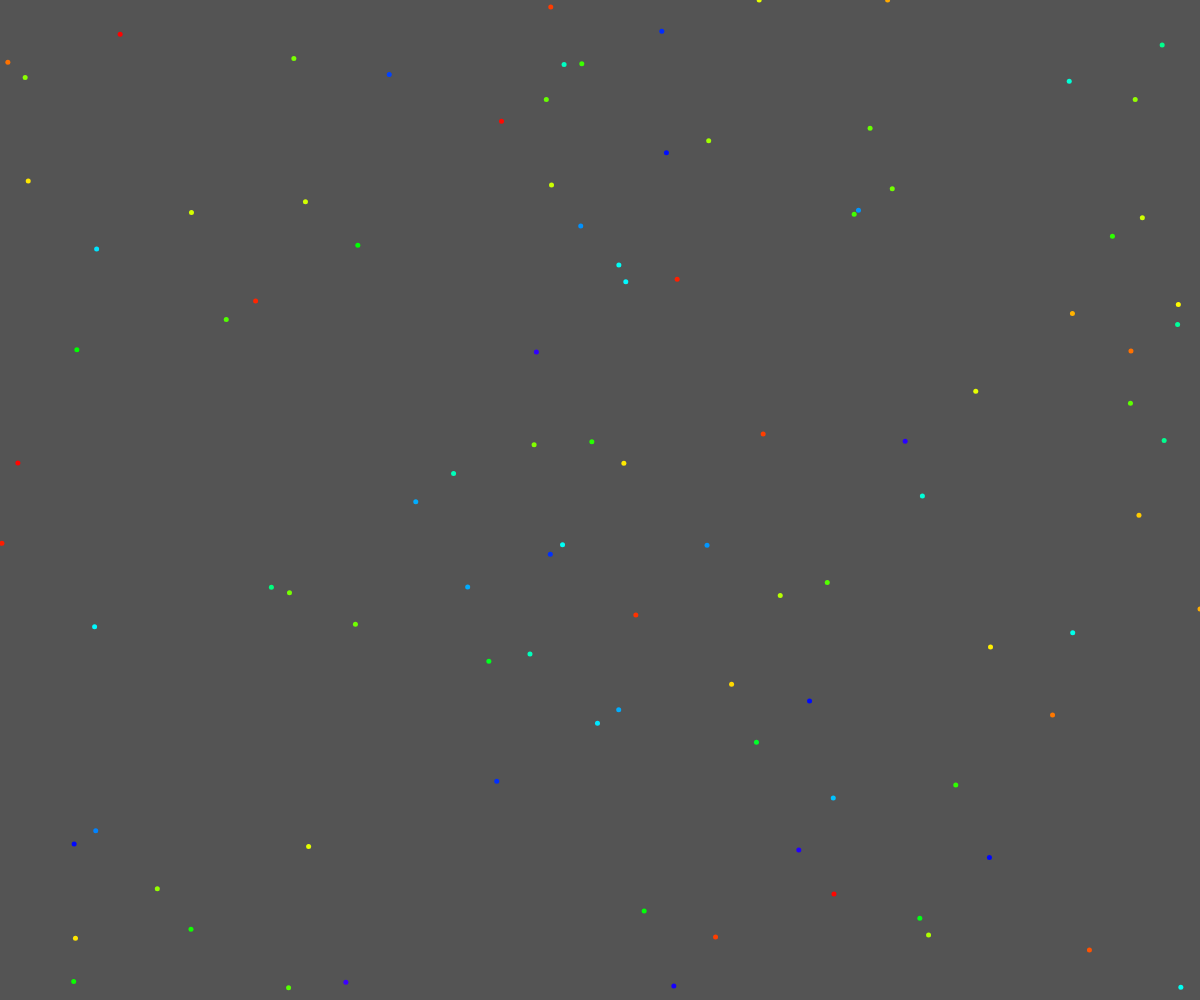
Frame 1 (no input)
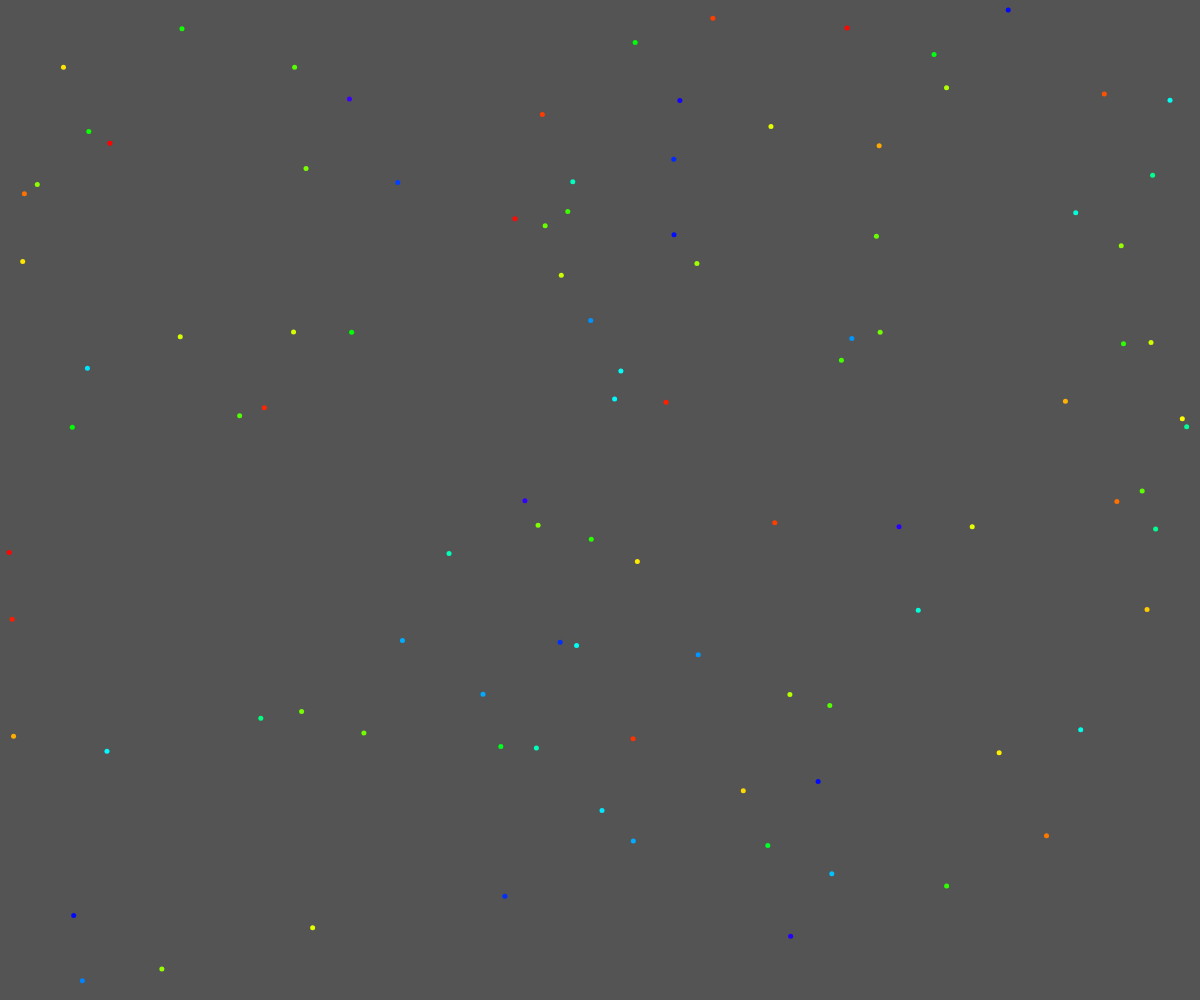
Frame 60 (no input)
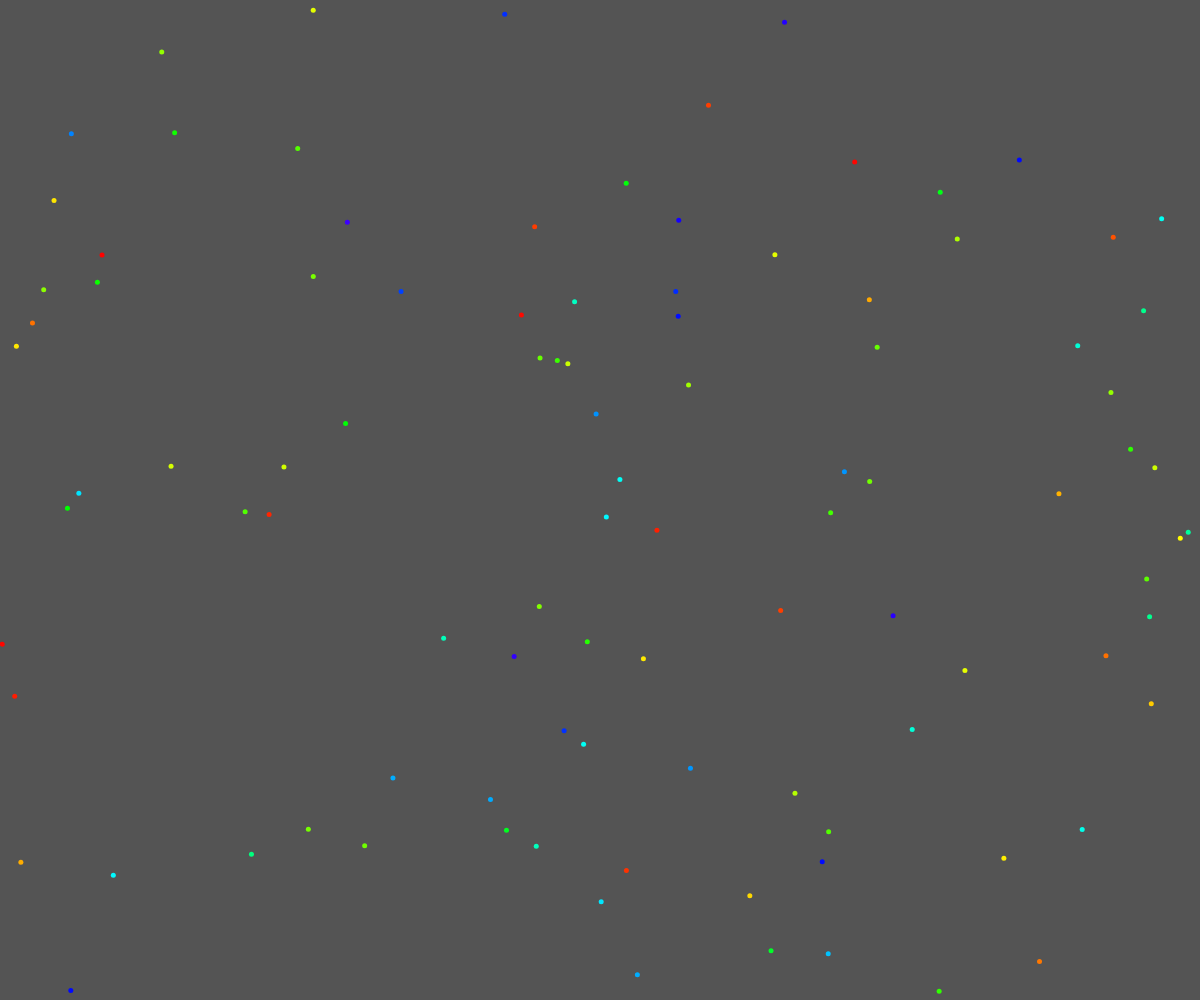
Frame 120 (the mouse pressed at the canvas centre since frame 60)

The p5.js sketch that drew these frames (run headless with seeded random() and noise() and a simulated clock; from frame 60 on, the mouse is pressed at the canvas centre):

// p5.js sketch
// ── sketch.js
"use strict";
//==========
// p5.js

const PI = Math.PI;

let bubbles = [];

function setup(){
	createCanvas(windowWidth, windowHeight);
	frameRate(32);
	colorMode(HSB);
	
	for(let i=0; i<100; i++){
		let x = random(0, width);
		let y = random(0, height);
		let s = random(2, 4);
		let a = random(3.14);
		let bubble = new Bubble(x, y);
		bubble.setMove(s, a);
		bubbles.push(bubble);
	}
}

function draw(){
	background(33);
	for(let bubble of bubbles) bubble.draw();
}

class Bubble{

	constructor(x, y){
		this._x  = x;
		this._y  = y;
		this._r  = 0;
		this._a  = 0;
		this._c  = color(random(255), 100, 100);
	}

	setMove(r, a){
		this._r = r;
		this._a = a;
	}

	draw(){
		this._a += 0.1;
		if(PI*2 < this._a) this._a = 0;
		this._x += this._r * cos(this._a);
		this._y += abs(this._r * sin(this._a));
		if(this._x < 0) this._x = width;
		if(width < this._x) this._x = 0;
		if(this._y < 0) this._y = width;
		if(height < this._y) this._y = 0;
		noStroke();
		fill(this._c);
		circle(this._x, this._y, 5);
	}
}
